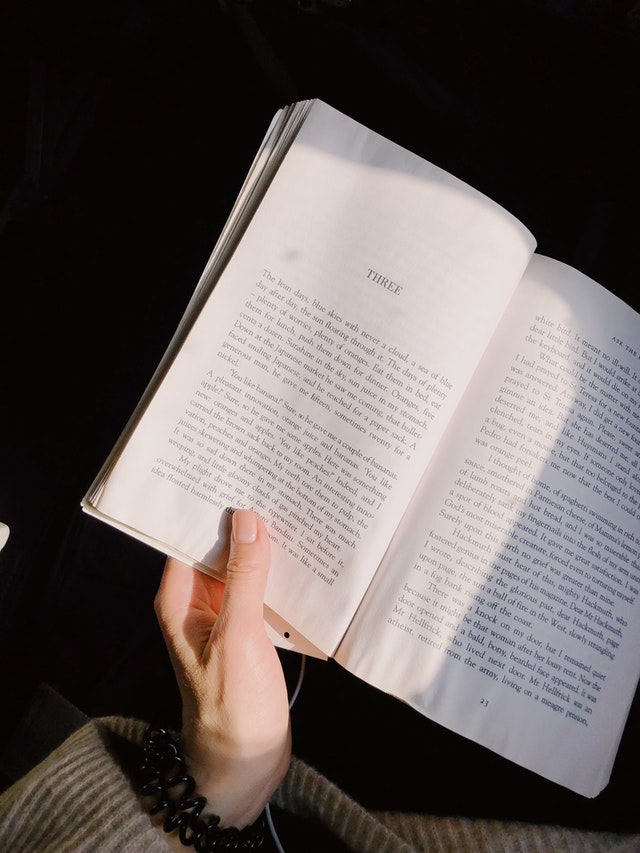
#> input picture PythonImageWorkspace/openCV/book.jpg, 640 x 853 px, given in place of plant.jpg, which was not available
$ jupyter execute --allow-errors 20220210_cv2_KNN_digits_train_practice.ipynb   (text cells are left out)
#> lines starting #> are read from the running program, lines starting #| are printed output that depends on the picture; pictures that were not available may be replaced by others from this repository, and a replacement may not be noted
[cell 1]
from google.colab import drive
drive.mount('/content/drive')

[cell 2]
from google.colab.patches import cv2_imshow # cv2.imshow()는 코랩에서 작동 안함
import cv2
import pandas as pd
import numpy as np
import matplotlib.pylab as plt

img1 = cv2.imread('/content/drive/MyDrive/Colab Notebooks/plant.jpg')
#> img1 is the input picture: shape (853, 640, 3); mean B, G, R 90.8, 92.5, 100.8
img2 = cv2.imread('/content/drive/MyDrive/Colab Notebooks/poker.jpg')
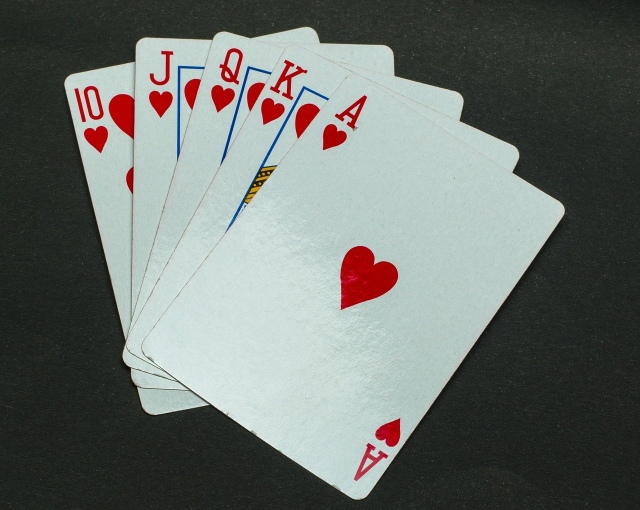
#> input picture PythonImageWorkspace/openCV/poker.jpg, 1280 x 1019 px, found by its file name (shown at 1/2 size)
#> img2 is the input picture: shape (1019, 1280, 3); mean B, G, R 108.7, 112.8, 107.4
img1 = cv2.resize(img1, (640,509)) # 사이즈를 맞춰줌 (가로, 세로)
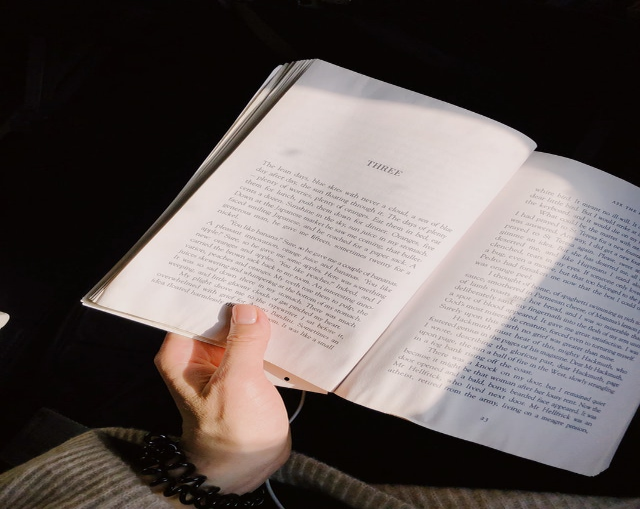
#> img1: shape (509, 640, 3); mean B, G, R 90.7, 92.5, 100.7
print(img1.shape) # (509, 640, 3) = (세로범위, 가로범위, RGB) = (rows, cols, channels)
#| (509, 640, 3)
print(img2.shape)
#| (1019, 1280, 3)


#> (the rest of this cell did not finish here and is left out)

[cell 3]
from google.colab.patches import cv2_imshow # cv2.imshow()는 코랩에서 작동 안함
import cv2
import pandas as pd
import numpy as np
import matplotlib.pylab as plt

img = cv2.imread('/content/drive/MyDrive/Colab Notebooks/digits.png')
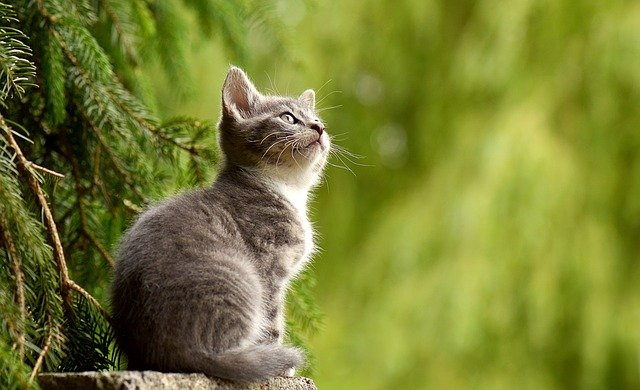
#> input picture PythonImageWorkspace/openCV/img.jpg, 640 x 390 px, given in place of digits.png, which was not available
#> img is the input picture: shape (390, 640, 3); mean B, G, R 50.4, 126.1, 119.4
gray = cv2.cvtColor(img, cv2.COLOR_BGR2GRAY)
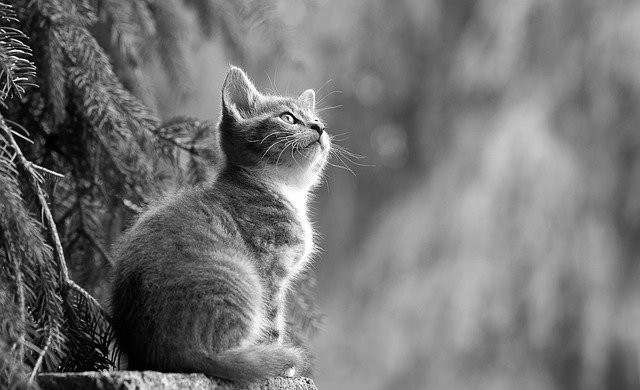
#> gray: shape (390, 640); min 0, max 255, mean 115.4
gray_resize = cv2.resize(gray, (2000, 1000))
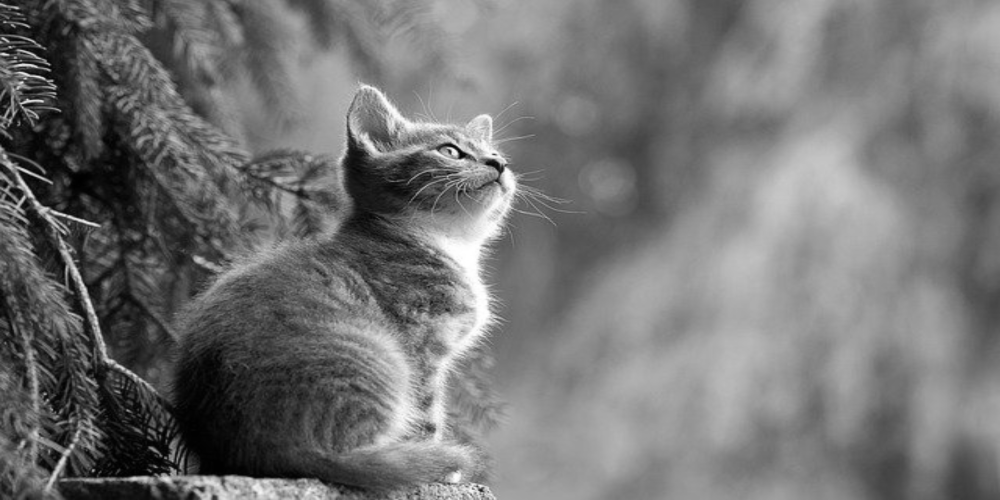
#> gray_resize: shape (1000, 2000) (shown at 1/2 size); min 0, max 255, mean 115.3

cells = [np.hsplit(row, 100) for row in np.vsplit(gray_resize, 50)] # [[0, ..., 99], [2row], [3row], ..., [50row]]
#> cells = 50 items

img = np.array(cells) # 리스트 -> 2차월 배열(array) : [[], [], [], ..., []]


# img.shape # (50, 100, 20, 20) : 50 X 100 배열, 배열의 각 요소는 20 X 20
# img.size # 2,000,000 : 50 X 100 X (20 X 20)
# img[0, 0] # 배열의 첫번째 요소(좌상단)도 역시 20X20의 2차월 배열[[0, ..., 19], [2row], [3row], ..., [20row]]

train = img[:,:50] # 50X100 X(20X20) 크기의 이미지를 가로 앞쪽 50크기로 가져옴
train.shape # (50, 50, 20, 20)
# 이러한 배열은 cv2_imshow() 불가, 2 or 3차원 배열이 아니기 때문

# train.reshape(-1, 20).shape # (50000, 20)
# cv2_imshow(train.reshape(-1, 20)) # 글자하나의 가로폭크기로 전부 세로로 배치
# reshape(세로:유동적, 가로:20) 후 cv2_imshow() 가능 # 참고사이트 : https://rfriend.tistory.com/345

# 왜 가로(d)를 400크기? : tran/test의 shape이 (N, d) 일때, train_labels가 (N, 1) # 참고사이트 : https://deep-learning-study.tistory.com/286
# 따라서, N값을 맞출것을 고려하여 d값 선정
# 총 5000/2의 글자들 중 글자하나(20X20)를 (1X400)으로 길게 늘어뜨리고, 이에 맞는 세로(N)를 유동적(-1)으로 갖게함(N=2500)
train = train.reshape(-1, 400).astype(np.float32) # shape (N=2500, d=400)
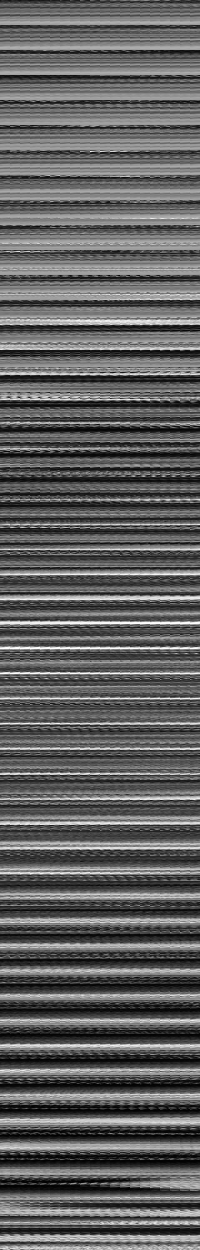
#> train: shape (2500, 400) float32 (shown at 1/2 size); min 0, max 255, mean 96.3
test = img[:, 50:].reshape(-1, 400).astype(np.float32)
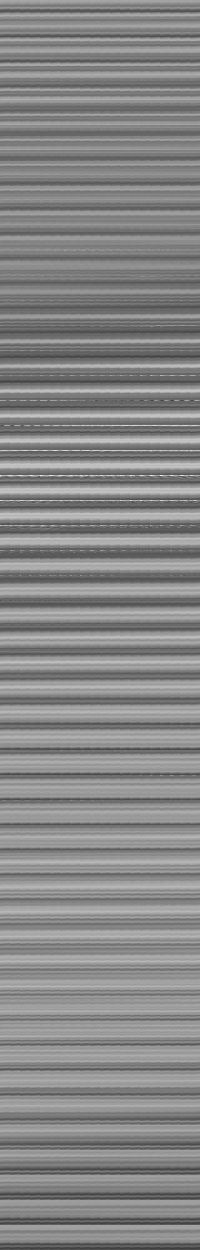
#> test: shape (2500, 400) float32 (shown at 1/2 size); min 18, max 254, mean 134.3


# 0 부터 9까지 라벨링 / train, test 라벨 생성
k = np.arange(10)
train_labels = np.repeat(k,250) # array([0, 0, 0, ..., 9, 9, 9]) : k의 각요소를 250번씩 반복
# 왜 250번이냐? : train/test를 나눴기 때문에 각 숫자당 250번씩만 씀
# 따라서, 0-9까지 10개의 숫자를 250번씩 할당하므로 N=2500 -> (2500, 1)
# 따라서, train/test의 shape도 (N, d)로 맞추어야 KNN 알고리즘의 knn.train() 적용가능

train_labels = train_labels[:, np.newaxis] # shape (N=2500, d=1)
test_labels = train_labels.copy()

# KNN 알고리즘 객체 생성
knn = cv2.ml.KNearest_create()
# KNN 알고리즘 학습
knn.train(train, cv2.ml.ROW_SAMPLE, train_labels)
# (2500, 400), layout: 학습 데이터 배치 방법, (2500, 1)
ret, result, neighbors, dist = knn.findNearest(test, k=5)
#> ret = 1; result = 2500 values, max 8 at index 833, min 0 at index 8, mean 0.996; neighbors = 2500 rows, first 6: [0, 1, 1, 8, 2], [8, 1, 1, 1, 1], [1, 2, 1, 0, 2], [0, 2, 2, 2, 1], [1, 1, 1, 0, 0], [1, 0, 2, 1, 1]; dist = 2500 rows, first 6: [4138, 4753, 4783, 5227, 5318], [2978, 3535, 3720, 4166, 4736], [1276, 2215, 2257, 2477, 2577], [1395, 1431, 2041, 2073, 2292], [952, 1313, 1416, 1697, 2401], [1427, 1592, 1681, 2380, 2835]

result # shape (2500, 1), # size 2500
# k값으로 이웃값을 찾은 결과 배열

matches = result == test_labels # 일치하면 True
mismatches = result != test_labels
correct = np.count_nonzero(matches) # 2294 : nonzero를 카운트 = True를 카운트
#> correct = 239

accuracy = correct*100.0/result.size
#> accuracy = 9.56
print(accuracy) # 91.76 : 인식 성공율
#| 9.56
#> `train_add = test[np.where(mismatches), :].reshape(-1, 400)`:
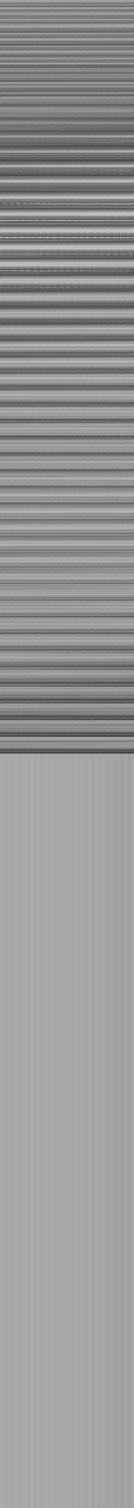
#> train_add: shape (4522, 400) float32 (shown at 1/3 size); min 20, max 254, mean 150.9
#> `train_labels_add = test_labels = train_labels[np.where(mismatches), :]..`: train_labels_add = 4522 values, max 9 at index 2011, min 0 at index 0, mean 2.44; test_labels has the same summary as train_labels_add
#| (4522, 400)
#| (4522, 1)
#> `train = np.append(train, train_add, axis=0)`:
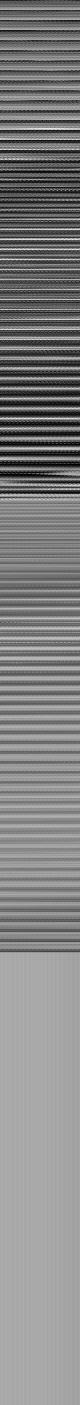
#> train: shape (7022, 400) float32 (shown at 1/5 size); min 0, max 255, mean 131.5
#> `train_labels = np.append(train_labels, train_labels_add, axis=0)`: train_labels = 7022 values, max 9 at index 2250, min 0 at index 0, mean 3.17
#| (7022, 400)
#| (7022, 1)

np.savez('knn_data.npz',train=train, train_labels=train_labels, test=test, test_labels=test_labels) # savez() : 여러배열을 저장, .npz 배열 저장 확장자

#> (the rest of this cell did not finish here and is left out)
